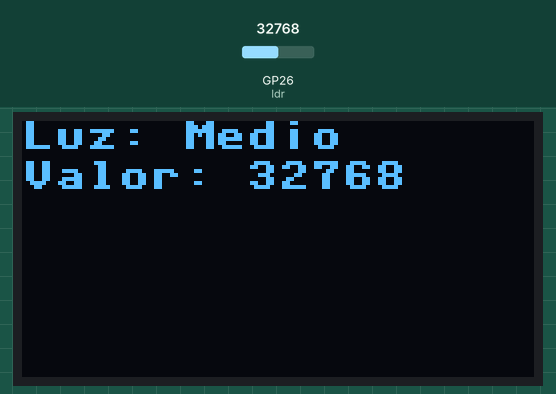
This program was run on a simulated Raspberry Pi Pico running MicroPython. Parts: 128×64 one-colour display. Wiring (from the project's diagram.json): light sensor on GP26. The test bench sets the inputs (shaded band); at power-on: GP26 (ldr) = 32768 (analog values on the 0–65535 scale). Library files of the repository ran but are not shown: ssd1306.py.

Above: at 1.2 s.
1.3 s: GP26 (ldr) set to 39584
At 3.0 s:
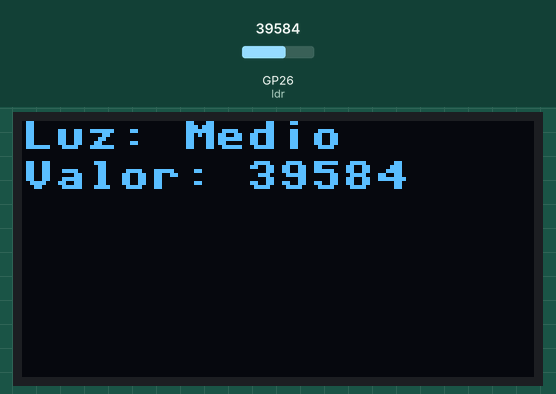
3.6 s: GP26 (ldr) set to 40928
At 5.1 s:
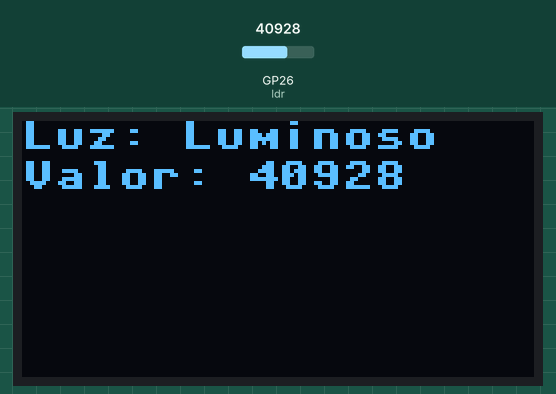
5.6 s: GP26 (ldr) set to 9345
At 7.3 s:
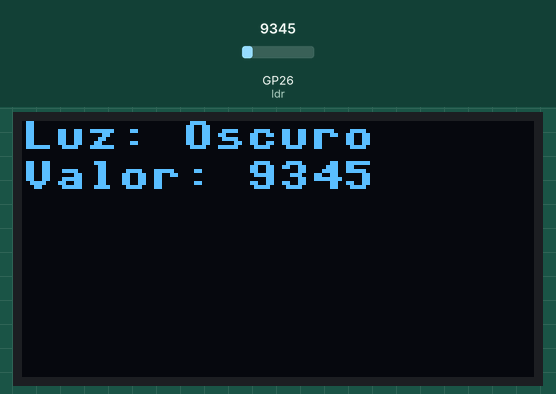
Timing chart, 0 to 8.8 s (numbered marks = the images above; inputs shaded):
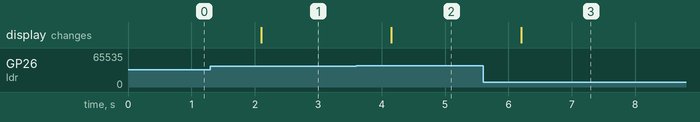

Measured:
- the behaviour switches between 39984 and 40000 on GP26 (ldr) (found by bisection; images 1 and 2)
- after the input at 1.3 s, the display: changes after 0.80 s (image 1)
- after the input at 3.6 s, the display: changes after 0.55 s (image 2)
- after the input at 5.6 s, the display: changes after 0.60 s (image 3)

The program:

main.py
```python
# ---------------------------------------------------------------------------------
#  Lenguajes de Interfaz en TECNM Campus ITT
#  Autor: Castro Balbuena Angel Andres
#  Fecha: 2025-05-20
#  Descripción:  Indicador de luz con niveles.
#               Muestra si hay oscuridad, luz media o alta.
# ---------------------------------------------------------------------------------

from machine import ADC, Pin, I2C
import ssd1306
import time

ldr = ADC(26)
i2c = I2C(0, scl=Pin(5), sda=Pin(4))
oled = ssd1306.SSD1306_I2C(128, 64, i2c)

while True:
    luz = ldr.read_u16()

    if luz < 10000:
        nivel = "Oscuro"
    elif luz < 40000:
        nivel = "Medio"
    else:
        nivel = "Luminoso"

    oled.fill(0)
    oled.text("Luz: {}".format(nivel), 0, 0)
    oled.text("Valor: {}".format(luz), 0, 10)
    oled.show()
    time.sleep(1)
```
